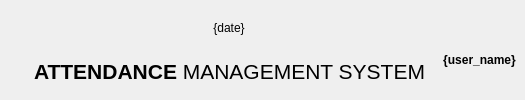
     <widget class="QFrame" name="TopFrame">
      <property name="frameShape">
       <enum>QFrame::Shape::NoFrame</enum>
      </property>
      <property name="frameShadow">
       <enum>QFrame::Shadow::Raised</enum>
      </property>
      <layout class="QHBoxLayout" name="horizontalLayout">
       <property name="spacing">
        <number>0</number>
       </property>
       <property name="leftMargin">
        <number>0</number>
       </property>
       <property name="topMargin">
        <number>0</number>
       </property>
       <property name="rightMargin">
        <number>0</number>
       </property>
       <property name="bottomMargin">
        <number>0</number>
       </property>
       <item>
        <widget class="QFrame" name="topframe_frame_2">
         <property name="frameShape">
          <enum>QFrame::Shape::NoFrame</enum>
         </property>
         <property name="frameShadow">
          <enum>QFrame::Shadow::Raised</enum>
         </property>
         <layout class="QHBoxLayout" name="horizontalLayout_2">
          <item alignment="Qt::AlignmentFlag::AlignLeft|Qt::AlignmentFlag::AlignTop">
           <widget class="QLabel" name="label">
            <property name="text">
             <string/>
            </property>
            <property name="pixmap">
             <pixmap resource="Resources/images.qrc">:/images/LOGIN.png</pixmap>
            </property>
           </widget>
          </item>
         </layout>
        </widget>
       </item>
       <item>
        <widget class="QFrame" name="topframe_frame">
         <property name="sizePolicy">
          <sizepolicy hsizetype="Expanding" vsizetype="Preferred">
           <horstretch>0</horstretch>
           <verstretch>0</verstretch>
          </sizepolicy>
         </property>
         <property name="frameShape">
          <enum>QFrame::Shape::NoFrame</enum>
         </property>
         <property name="frameShadow">
          <enum>QFrame::Shadow::Raised</enum>
         </property>
         <layout class="QVBoxLayout" name="verticalLayout_2">
          <item alignment="Qt::AlignmentFlag::AlignHCenter|Qt::AlignmentFlag::AlignVCenter">
           <widget class="QLabel" name="main_date_label">
            <property name="text">
             <string>&lt;html&gt;&lt;head/&gt;&lt;body&gt;&lt;p align=&quot;center&quot;&gt;{date}&lt;/p&gt;&lt;/body&gt;&lt;/html&gt;</string>
            </property>
           </widget>
          </item>
          <item>
           <widget class="QLabel" name="label_2">
            <property name="text">
             <string>&lt;html&gt;&lt;head/&gt;&lt;body&gt;&lt;p align=&quot;center&quot;&gt;&lt;span style=&quot; font-size:16pt; font-weight:600;&quot;&gt;ATTENDANCE&lt;/span&gt;&lt;span style=&quot; font-size:16pt;&quot;&gt; MANAGEMENT SYSTEM&lt;/span&gt;&lt;/p&gt;&lt;/body&gt;&lt;/html&gt;</string>
            </property>
           </widget>
          </item>
         </layout>
        </widget>
       </item>
       <item>
        <widget class="QFrame" name="topframe_frame_3">
         <property name="frameShape">
          <enum>QFrame::Shape::NoFrame</enum>
         </property>
         <property name="frameShadow">
          <enum>QFrame::Shadow::Raised</enum>
         </property>
         <layout class="QVBoxLayout" name="verticalLayout_3">
          <item alignment="Qt::AlignmentFlag::AlignRight|Qt::AlignmentFlag::AlignTop">
           <widget class="QLabel" name="main_profile_icon">
            <property name="text">
             <string/>
            </property>
            <property name="pixmap">
             <pixmap resource="Resources/icons/grey/grey.qrc">:/grey_icons/user.svg</pixmap>
            </property>
            <property name="scaledContents">
             <bool>true</bool>
            </property>
           </widget>
          </item>
          <item alignment="Qt::AlignmentFlag::AlignRight|Qt::AlignmentFlag::AlignTop">
           <widget class="QLabel" name="main_username_label">
            <property name="text">
             <string>&lt;html&gt;&lt;head/&gt;&lt;body&gt;&lt;p align=&quot;center&quot;&gt;&lt;span style=&quot; font-weight:600;&quot;&gt;{user_name}&lt;/span&gt;&lt;/p&gt;&lt;/body&gt;&lt;/html&gt;</string>
            </property>
           </widget>
          </item>
         </layout>
        </widget>
       </item>
      </layout>
     </widget>
